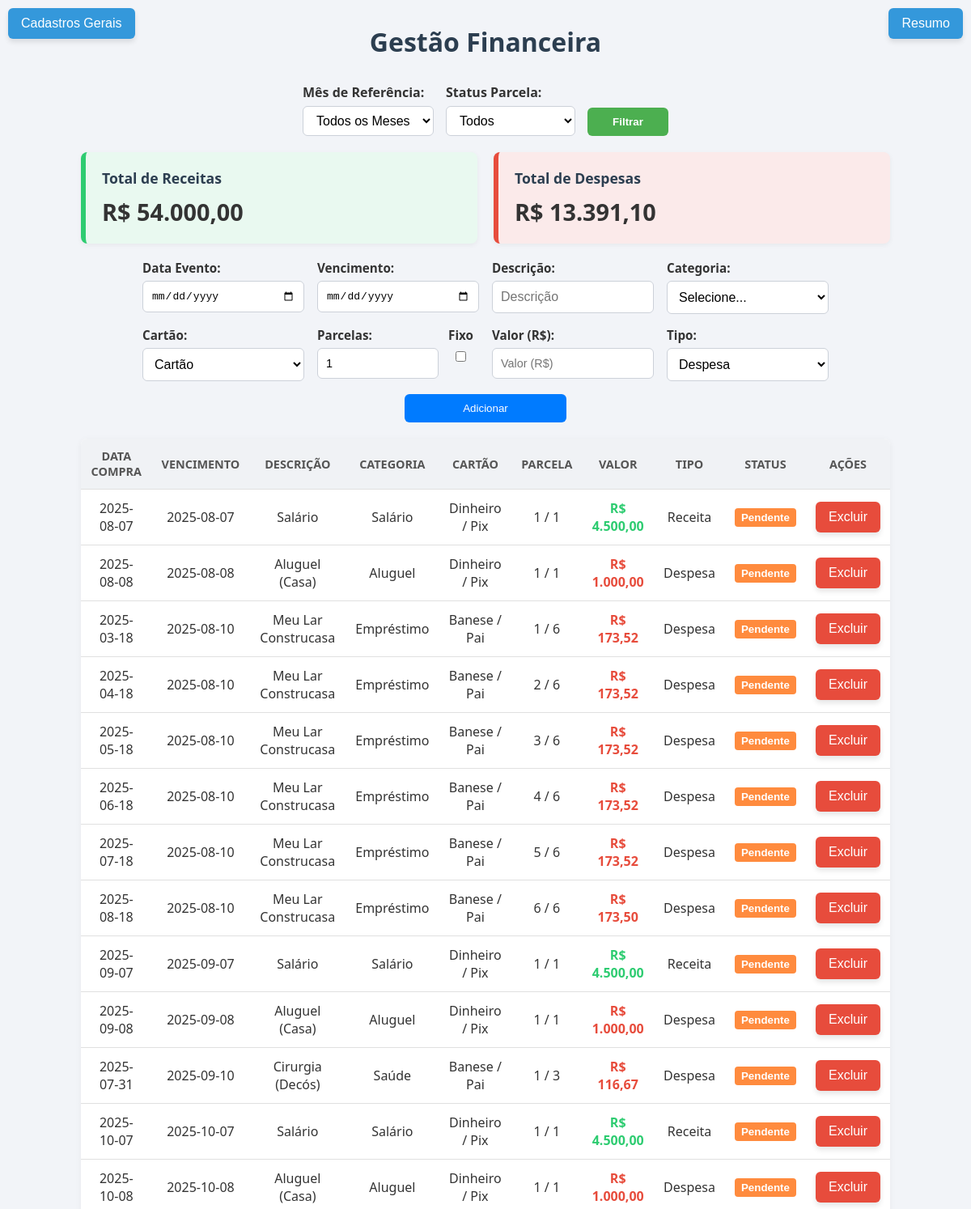
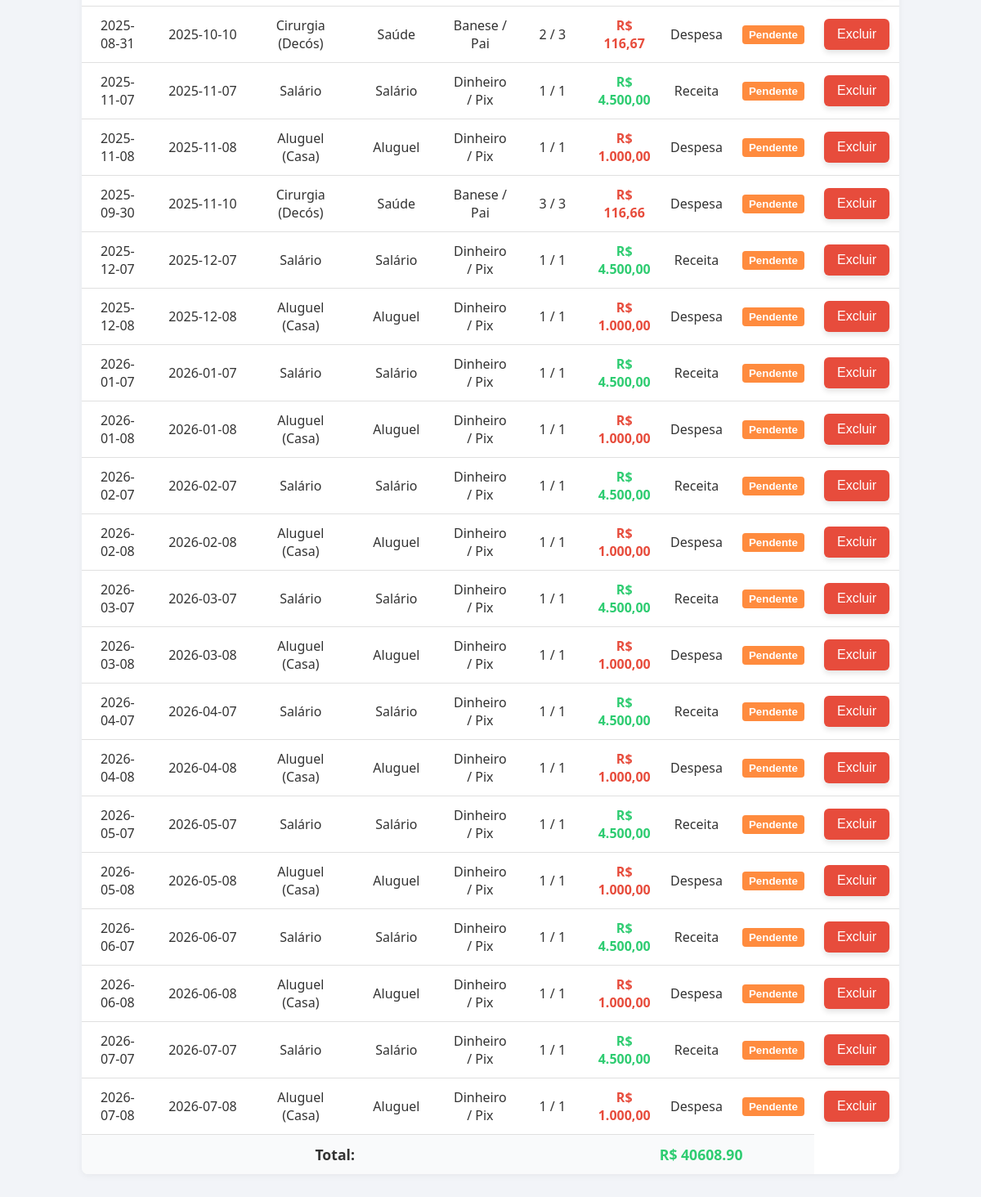
The page /index (signed in) on the database as committed earlier (2 pictures, top to bottom).
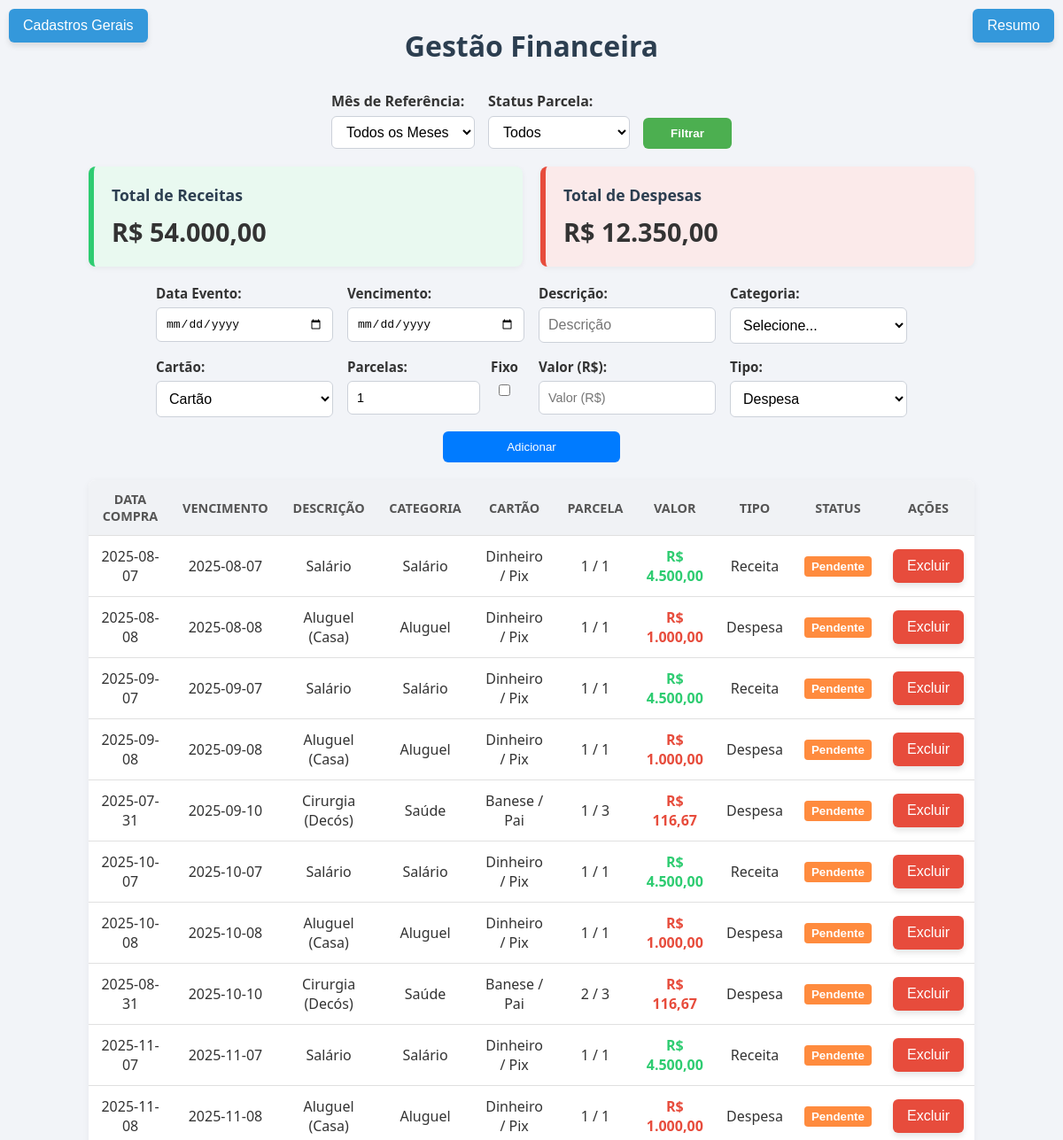
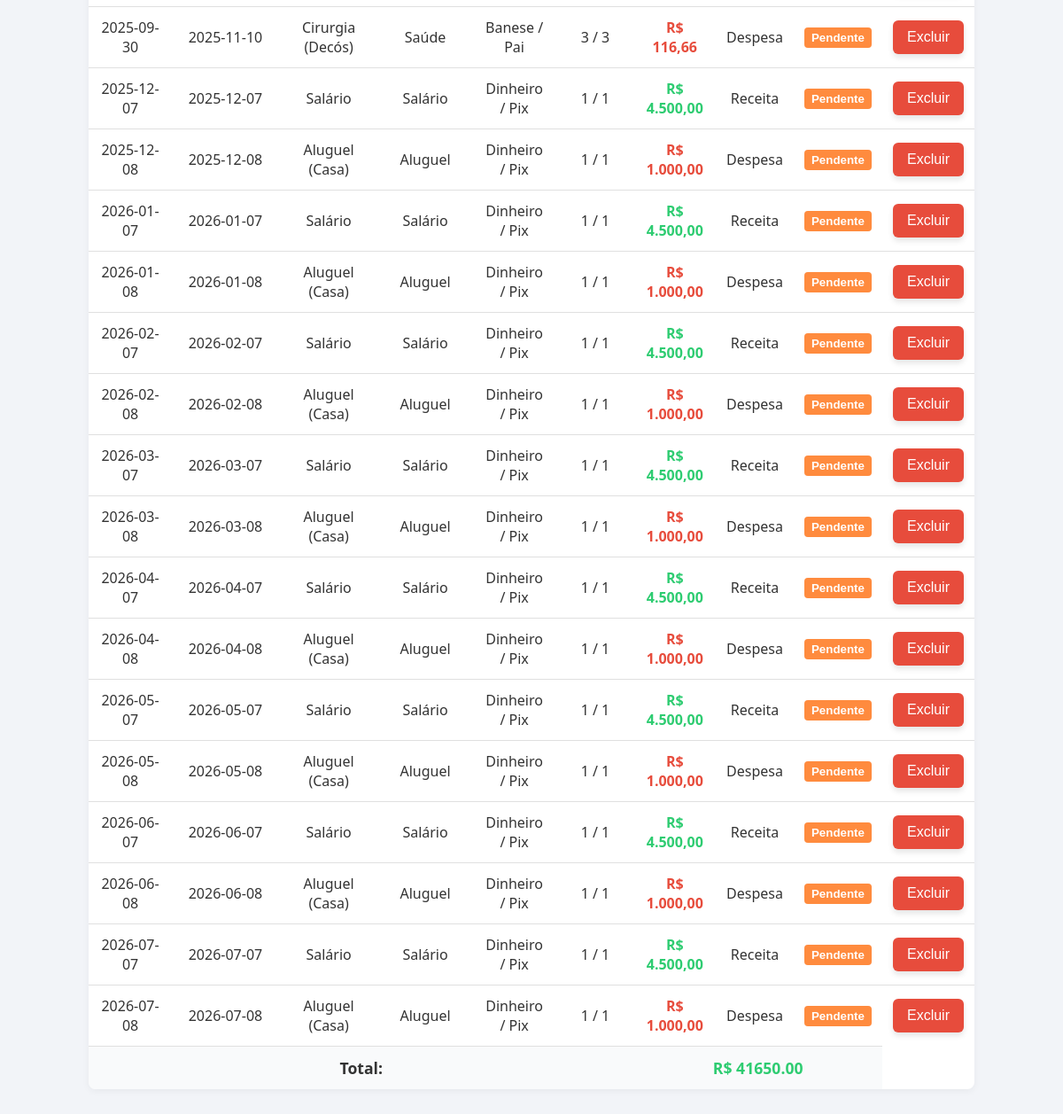
The same page on the database as committed later (2 pictures, top to bottom).
### tables this page shows
CREATE TABLE movimentacoes (
        id INTEGER PRIMARY KEY AUTOINCREMENT,
        data TEXT NOT NULL,
        descricao TEXT,
        categoria TEXT,
        cartao TEXT,
        valor REAL,
        tipo TEXT
    , parcelas INTEGER DEFAULT 1, parcela_numero INTEGER DEFAULT 1, paga INTEGER DEFAULT 0, data_pagamento TEXT, usuario_id INTEGER REFERENCES usuarios(id));

CREATE TABLE cartoes (
        id INTEGER PRIMARY KEY AUTOINCREMENT,
        nome TEXT NOT NULL,
        bandeira TEXT
    );

### app.py (the view, shortened to what this page needs)
@app.route('/index', methods=['GET', 'POST'])
def index():
    if 'usuario' not in session:
        return redirect(url_for('login'))
    filtro_mes = request.args.get('mes')
    filtro_pago = request.args.get('pago')
    conn = get_db_connection()
    cursor = conn.cursor()
    cursor.execute("SELECT id FROM usuarios WHERE username = ?", (session['usuario'],))
    usuario_id = cursor.fetchone()['id']
    query = "SELECT * FROM movimentacoes WHERE usuario_id = ?"
    params = [usuario_id]
    if filtro_mes:
        query += " AND strftime('%Y-%m', data_pagamento) = ?"
        params.append(filtro_mes)
    if filtro_pago == 'sim':
        query += " AND paga = 1"
    elif filtro_pago == 'nao':
        query += " AND paga = 0"
    query += " ORDER BY data_pagamento"
    cursor.execute(query, params)
    movimentacoes = cursor.fetchall()
    cursor.execute('SELECT id, nome, descricao FROM categorias ORDER BY descricao')
    categorias = cursor.fetchall()
    cursor.execute('SELECT id, nome, bandeira FROM cartoes ORDER BY nome')
    cartoes = cursor.fetchall()
    cartoes_dict = {c['id']: {'nome': c['nome'], 'bandeira': c['bandeira']} for c in cartoes}
    movimentacoes_formatadas = []
    for m in movimentacoes:
        try:
            cartao_id = int(m['cartao']) if m['cartao'] is not None else None
            cartao_info = cartoes_dict.get(cartao_id)
        except (ValueError, KeyError, TypeError):
            cartao_info = None
        movimentacoes_formatadas.append({
            'id': m['id'],
            'data': m['data'],
            'data_pagamento': m['data_pagamento'],
            'descricao': m['descricao'],
            'categoria': m['categoria'],
            'cartao': cartao_info,
            'valor': m['valor'],
            'tipo': m['tipo'],
            'parcelas': m['parcelas'] if 'parcelas' in m.keys() else 1,
            'parcela_numero': m['parcela_numero'] if 'parcela_numero' in m.keys() else 1,
            'paga': bool(m['paga']) if 'paga' in m.keys() else False
        })
    total = sum(m['valor'] if m['tipo'] == 'receita' else -m['valor'] for m in movimentacoes_formatadas)
    total_receitas = sum(m['valor'] for m in movimentacoes_formatadas if m['tipo'] == 'receita')
    total_despesas = sum(m['valor'] for m in movimentacoes_formatadas if m['tipo'] == 'despesa')
    meses = []
    dados_por_mes = defaultdict(lambda: {'receitas': 0, 'despesas': 0})
    for m in movimentacoes_formatadas:
        data = datetime.strptime(m['data'], '%Y-%m-%d')
        mes_nome = data.strftime('%b')
        if mes_nome not in meses:
            meses.append(mes_nome)
        if m['tipo'] == 'receita':
            dados_por_mes[mes_nome]['receitas'] += m['valor']
        else:
            dados_por_mes[mes_nome]['despesas'] += m['valor']
    receitas = [dados_por_mes[mes]['receitas'] for mes in meses]
    despesas = [dados_por_mes[mes]['despesas'] for mes in meses]
    filtro_ano = datetime.now().year
    conn.close()
    return render_template(
        'index.html',
        movimentacoes=movimentacoes_formatadas,
        categorias=categorias,
        cartoes=cartoes,
        total=total,
        total_receitas=total_receitas,
        total_despesas=total_despesas,
        meses=meses,
        receitas=receitas,
        despesas=despesas,
        filtro_mes=filtro_mes,
        filtro_pago=filtro_pago,
        filtro_ano=filtro_ano,
        usuario=session['usuario']
    )

### app.py (called while the page is built)
def get_db_connection():
    conn = sqlite3.connect('database.db')
    conn.row_factory = sqlite3.Row
    return conn

@app.template_filter('format_currency')
def format_currency(valor):
    return f"R$ {valor:,.2f}".replace(',', 'X').replace('.', ',').replace('X', '.')

### templates/index.html (shortened to what this page needs)
<!DOCTYPE html>
<html lang="pt-br">
<head>
    <link rel="stylesheet" href="{{ url_for('static', filename='style.css') }}">
</head>
<body>
    <h1>Gestão Financeira</h1>
    <div class="top-buttons">
        <a href="{{ url_for('cadastros') }}">
            <button class="btn-cadastros">Cadastros Gerais</button>
        </a>
        <a href="{{ url_for('resumo') }}">
            <button class="btn-resumo">Resumo</button>
        </a>
    </div>
    <form method="get" class="filtros-container">
        <div>
            <label for="mes">Mês de Referência:</label>
            <select name="mes" id="mes">
                <option value="" {% if not filtro_mes %}selected{% endif %}>Todos os Meses</option>
            </select>
        </div>
        <div>
            <label for="pago">Status Parcela:</label>
            <select name="pago" id="pago">
                <option value="" {% if not filtro_pago %}selected{% endif %}>Todos</option>
            </select>
        </div>
        <div>
            <button type="submit">Filtrar</button>
        </div>
    </form>
    <div class="caixas-totais">
        <div class="caixa receita">
            <h3>Total de Receitas</h3>
            <p>{{ total_receitas | format_currency }}</p>
        </div>
        <div class="caixa despesa">
            <h3>Total de Despesas</h3>
            <p>{{ total_despesas | format_currency }}</p>
        </div>
    </div>
    <form method="post" class="formulario">
        <div>
            <label for="data">Data Evento:</label>
            <input type="date" name="data" id="data">
        </div>
        <div>
            <label for="data_pagamento">Vencimento:</label>
            <input type="date" name="data_pagamento" id="data_pagamento"required>
        </div>
        <div>
            <label for="descricao">Descrição:</label>
            <input type="text" name="descricao" id="descricao" placeholder="Descrição" required>
        </div>
        <div>
            <label for="categoria">Categoria:</label>
            <select name="categoria" required>
                <option value="">Selecione...</option>
            </select>
        </div>
        <div>
            <label for="cartao">Cartão:</label>
            <select name="cartao" id="cartao" required>
                <option value="" disabled selected>Cartão</option>
            </select>
        </div>
        <div style="display: flex; align-items: flex-start; gap: 1.5rem;">
        <div style="display: flex; flex-direction: column;">
            <label for="parcelas">Parcelas:</label>
            <input type="number" name="parcelas" id="parcelas" min="1" placeholder="Parcelas" value="1" required>
        </div>
        <div style="display: flex; align-items: center; margin-top: -88px; gap: 0.25rem;">
            <label for="fixa" style="margin: 8; margin-right: -155px;">Fixo</label>
            <input type="checkbox" id="fixa" name="fixa" value="1" style="margin-right: -155px;;">
        </div>
        </div>
        <div>
            <label for="valor">Valor (R$):</label>
            <input type="number" name="valor" id="valor" step="0.01" placeholder="Valor (R$)" required>
        </div>
        <div>
            <label for="tipo">Tipo:</label>
            <select name="tipo" id="tipo" required>
                <option value="despesa">Despesa</option>
            </select>
        </div>
        <div>
            <button type="submit" class="btn-incluir">Adicionar</button>
        </div>
    </form>
    <table>
        <thead>
            <tr>
                <th>Data Compra</th>
                <th>Vencimento</th>
                <th>Descrição</th>
                <th>Categoria</th>
                <th>Cartão</th>
                <th>Parcela</th>
                <th>Valor</th>
                <th>Tipo</th>
                <th>Status</th>
                <th>Ações</th>
            </tr>
        </thead>
        <tbody>
            {% for m in movimentacoes %}
                <tr>
                    <td>{{ m.data }}</td>
                    <td>{{ m.data_pagamento }}</td>
                    <td>{{ m.descricao }}</td>
                    <td>{{ m.categoria }}</td>
                    <td>
                        {% if m.cartao %}
                            {{ m.cartao['bandeira'] }} / {{ m.cartao['nome'] }}
                        {% else %}
                            <em>Não vinculado</em>
                        {% endif %}
                    </td>
                    <td>{{ m.parcela_numero }} / {{ m.parcelas }}</td>
                    <td class="{{ 'positivo' if m.tipo == 'receita' else 'negativo' }}">
                        {{ m.valor | format_currency }}
                    </td>
                    <td>{{ m.tipo.capitalize() }}</td>
                    <td>
                        <form method="post" action="{{ url_for('index') }}" style="display:inline;">
                            <button type="submit" class="btn-status {{ 'paga' if m.paga else 'pendente' }}">
                                {{ 'Pago' if m.paga else 'Pendente' }}
                            </button>
                        </form>
                    </td>
                    <td>
                        <form method="post" style="display:inline;">
                            <button type="submit" name="excluir_movimentacao" class="btn-excluir">Excluir</button>
                        </form>
                    </td>
                </tr>
            {% endfor %}
        </tbody>
        <tfoot>
            <tr>
                <td colspan="6"><strong>Total:</strong></td>
                <td colspan="3">
                    <strong class="{{ 'positivo' if total >= 0 else 'negativo' }}">
                        R$ {{ '%.2f'|format(total) }}
                    </strong>
                </td>
            </tr>
        </tfoot>
    </table>
</body>
</html>

### static/style.css (style rules this page uses)
.btn-cadastros { position: fixed; top: 10px; left: 10px; padding: 10px 16px; background-color: #3498db; color: white; border: none; border-radius: 6px; cursor: pointer; font-size: 1em; box-shadow: 0 4px 6px rgba(0, 0, 0, 0.1); transition: background-color 0.3s ease; }
.btn-resumo { position: fixed; top: 10px; right: 10px; padding: 10px 16px; background-color: #3498db; color: white; border: none; border-radius: 6px; cursor: pointer; font-size: 1em; box-shadow: 0 4px 6px rgba(0, 0, 0, 0.1); transition: background-color 0.3s ease; }
.pendente { background-color: #ff8b3e; color: white; }
.caixas-totais { display: flex; justify-content: center; gap: 20px; margin: 20px auto; flex-wrap: wrap; max-width: 1000px; }
.caixa { flex: 1 1 300px; padding: 20px; border-radius: 8px; box-shadow: 0 2px 6px rgba(0, 0, 0, 0.05); background-color: #fff; border-left: 6px solid #ccc; transition: transform 0.2s ease; }
.caixa.receita { border-left-color: #2ecc71; background-color: #e9f9f0; }
.caixa.despesa { border-left-color: #e74c3c; background-color: #fbeaea; }
.caixa h3 { margin-bottom: 10px; font-size: 1.1em; color: #2c3e50; }
.caixa p { font-size: 1.8em; font-weight: bold; color: #333; margin: 0; word-break: break-word; }
.filtros-container { display: flex; gap: 15px; justify-content: center; align-items: flex-end; margin: 20px auto; max-width: 1000px; flex-wrap: wrap; }
.filtros-container > div { display: flex; flex-direction: column; align-items: flex-start; }
.filtros-container label { font-weight: 600; margin-bottom: 6px; color: #333; font-size: 1em; }
.filtros-container input[type="month"], .filtros-container select { padding: 8px 12px; font-size: 1em; border: 1px solid #ccd1d9; border-radius: 6px; background-color: #fff; transition: border-color 0.2s ease; min-width: 160px; box-sizing: border-box; }
.filtros-container button { padding: 10px 16px; background-color: #4CAF50; color: white; font-weight: 600; border: none; border-radius: 6px; cursor: pointer; transition: background-color 0.3s ease; min-width: 100px; box-sizing: border-box; margin-top: 26px; }
.formulario { display: flex; flex-wrap: wrap; gap: 16px; justify-content: center; max-width: 1000px; margin: 20px auto; }
.formulario div { display: flex; flex-direction: column; width: 200px; }
.formulario label { font-weight: 600; margin-bottom: 6px; color: #333; font-size: 0.95em; }
.formulario input, .formulario select { padding: 10px; font-size: 1em; border: 1px solid #ccd1d9; border-radius: 6px; background-color: #fff; transition: border-color 0.2s ease; }
.btn-incluir { background-color: #007bff; color: white; border: none; padding: 10px 16px; border-radius: 6px; cursor: pointer; transition: background-color 0.2s ease; }
table { width: 100%; max-width: 1000px; margin: 0 auto; border-collapse: collapse; background-color: #fff; border-radius: 8px; box-shadow: 0 2px 8px rgba(0,0,0,0.05); overflow: hidden; }
th { background-color: #f0f2f5; color: #555; padding: 12px; text-transform: uppercase; font-size: 0.9em; }
td { padding: 12px; text-align: center; border-top: 1px solid #e0e0e0; }
tfoot td { background-color: #f9fafb; font-weight: bold; font-size: 1.1em; }
.positivo { color: #2ecc71; font-weight: bold; }
.negativo { color: #e74c3c; font-weight: bold; }
.btn-status { padding: 4px 8px; cursor: pointer; border: none; border-radius: 4px; font-weight: bold; }
.btn-excluir { background-color: #e74c3c; color: white; border: none; padding: 10px 16px; border-radius: 6px; cursor: pointer; font-size: 1em; box-shadow: 0 4px 6px rgba(0, 0, 0, 0.1); transition: background-color 0.3s ease; }
input[name="valor"] { width: 100%; font-size: 0.9em; box-sizing: border-box; }
input[name="parcelas"] { width: 75%; font-size: 0.9em; box-sizing: border-box; }
* { box-sizing: border-box; margin: 0; padding: 0; }
body { font-family: 'Segoe UI', Tahoma, Geneva, Verdana, sans-serif; background-color: #f2f4f8; padding: 30px; color: #333; }
h1 { text-align: center; margin-bottom: 30px; color: #2c3e50; }

Rows that differ between the two databases and show on the page:
removed movimentacoes: data "2025-03-18", data_pagamento "2025-08-10", descricao "Meu Lar Construcasa", categoria "Empréstimo", cartao.bandeira "Banese", cartao.nome "Pai", parcela_numero "1", parcelas "6", valor "R$ 173,52", tipo "Despesa", paga "Pendente"
removed movimentacoes: data "2025-04-18", data_pagamento "2025-08-10", descricao "Meu Lar Construcasa", categoria "Empréstimo", cartao.bandeira "Banese", cartao.nome "Pai", parcela_numero "2", parcelas "6", valor "R$ 173,52", tipo "Despesa", paga "Pendente"
removed movimentacoes: data "2025-05-18", data_pagamento "2025-08-10", descricao "Meu Lar Construcasa", categoria "Empréstimo", cartao.bandeira "Banese", cartao.nome "Pai", parcela_numero "3", parcelas "6", valor "R$ 173,52", tipo "Despesa", paga "Pendente"
removed movimentacoes: data "2025-06-18", data_pagamento "2025-08-10", descricao "Meu Lar Construcasa", categoria "Empréstimo", cartao.bandeira "Banese", cartao.nome "Pai", parcela_numero "4", parcelas "6", valor "R$ 173,52", tipo "Despesa", paga "Pendente"
removed movimentacoes: data "2025-07-18", data_pagamento "2025-08-10", descricao "Meu Lar Construcasa", categoria "Empréstimo", cartao.bandeira "Banese", cartao.nome "Pai", parcela_numero "5", parcelas "6", valor "R$ 173,52", tipo "Despesa", paga "Pendente"
removed movimentacoes: data "2025-08-18", data_pagamento "2025-08-10", descricao "Meu Lar Construcasa", categoria "Empréstimo", cartao.bandeira "Banese", cartao.nome "Pai", parcela_numero "6", parcelas "6", valor "R$ 173,50", tipo "Despesa", paga "Pendente"
Other text that changed with them:
{{ total_despesas | format_currency }}: "R$ 13.391,10" → "R$ 12.350,00"
{{ '%.2f'|format(total) }}: "40608.90" → "41650.00"
